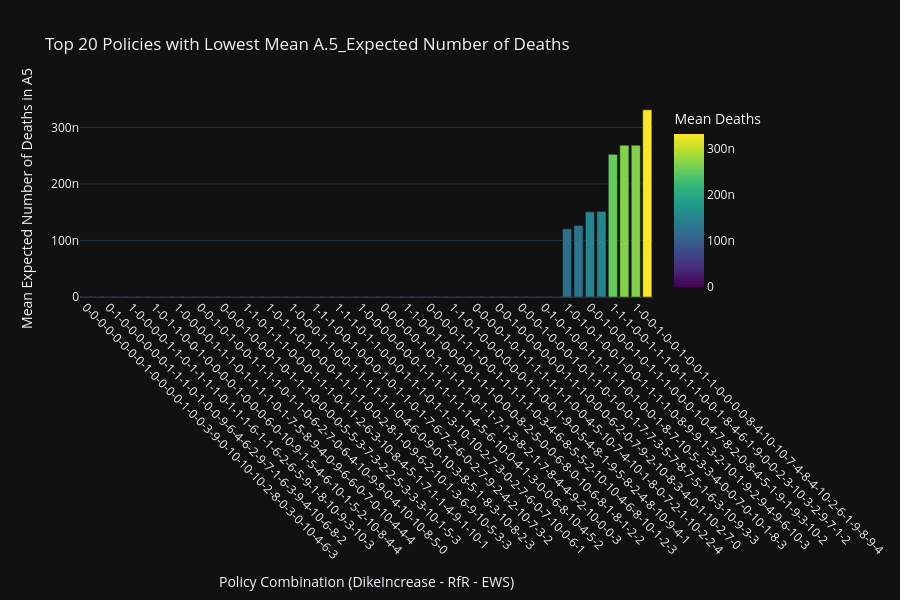

Notebook source saved alongside this figure:
### Code cell
import pandas as pd
import numpy as np
import plotly.express as px

# Step 3: Identify deaths column, policy column, and policy levers
deaths_col = "A.5_Expected Number of Deaths"
policy_col = "policy"
policy_levers = [col for col in experiments_df.columns if 'DikeIncrease' in col or 'RfR' in col or 'EWS' in col]

# Step 4: Compute mean deaths per policy
policy_summary = combined_df.groupby(policy_col).agg(
    mean_deaths=(deaths_col, 'mean'),
    **{lever: (lever, 'first') for lever in policy_levers}  # Assuming lever settings are consistent within a policy
).reset_index()

# Step 5: Get top 20 unique policies
top_policies = policy_summary.nsmallest(50, 'mean_deaths')

# Step 6: Create a unique identifier for each policy (optional)
top_policies['policy_id'] = top_policies[policy_levers].astype(str).agg('-'.join, axis=1)

# Step 7: Create interactive Plotly bar chart
fig = px.bar(
    top_policies,
    x='policy_id',
    y='mean_deaths',
    hover_data=policy_levers + [policy_col],
    color='mean_deaths',
    color_continuous_scale='Viridis',
    title=f"Top 20 Policies with Lowest Mean {deaths_col}",
    labels={'policy_id': 'Policy Combination', 'mean_deaths': 'Mean Expected Deaths in A5'}
)

fig.update_layout(
    xaxis_tickangle=45,
    xaxis_title="Policy Combination (DikeIncrease - RfR - EWS)",
    yaxis_title="Mean Expected Number of Deaths in A5",
    coloraxis_colorbar=dict(title="Mean Deaths"),
    width=900,
    height=600
)

fig.show()

### Figure 1 — Plotly figure (JSON) as saved in the notebook; plotly's stock layout.template omitted (floating-point values rounded to 4 significant figures; data arrays with more than 128 entries replaced by an {"elided": "..."} marker saying what was removed)
{"data": [{"customdata": {"elided": "50x32 int values"}, "hovertemplate": "Policy Combination=%{x}<br>Mean Expected Deaths in A5=%{marker.color}<br>0_RfR 0=%{customdata[0]}<br>0_RfR 1=%{customdata[1]}<br>0_RfR 2=%{customdata[2]}<br>1_RfR 0=%{customdata[3]}<br>1_RfR 1=%{customdata[4]}<br>1_RfR 2=%{customdata[5]}<br>2_RfR 0=%{customdata[6]}<br>2_RfR 1=%{customdata[7]}<br>2_RfR 2=%{customdata[8]}<br>3_RfR 0=%{customdata[9]}<br>3_RfR 1=%{customdata[10]}<br>3_RfR 2=%{customdata[11]}<br>4_RfR 0=%{customdata[12]}<br>4_RfR 1=%{customdata[13]}<br>4_RfR 2=%{customdata[14]}<br>A.1_DikeIncrease 0=%{customdata[15]}<br>A.1_DikeIncrease 1=%{customdata[16]}<br>A.1_DikeIncrease 2=%{customdata[17]}<br>A.2_DikeIncrease 0=%{customdata[18]}<br>A.2_DikeIncrease 1=%{customdata[19]}<br>A.2_DikeIncrease 2=%{customdata[20]}<br>A.3_DikeIncrease 0=%{customdata[21]}<br>A.3_DikeIncrease 1=%{customdata[22]}<br>A.3_DikeIncrease 2=%{customdata[23]}<br>A.4_DikeIncrease 0=%{customdata[24]}<br>A.4_DikeIncrease 1=%{customdata[25]}<br>A.4_DikeIncrease 2=%{customdata[26]}<br>A.5_DikeIncrease 0=%{customdata[27]}<br>A.5_DikeIncrease 1=%{customdata[28]}<br>A.5_DikeIncrease 2=%{customdata[29]}<br>EWS_DaysToThreat=%{customdata[30]}<br>policy=%{customdata[31]}<extra></extra>", "legendgroup": "", "marker": {"color": [0.0, 0.0, 0.0, 0.0, 0.0, 0.0, 0.0, 0.0, 0.0, 0.0, 0.0, 0.0, 0.0, 0.0, 0.0, 0.0, 0.0, 0.0, 0.0, 0.0, 0.0, 0.0, 0.0, 0.0, 0.0, 0.0, 0.0, 0.0, 0.0, 0.0, 0.0, 0.0, 0.0, 0.0, 0.0, 0.0, 0.0, 0.0, 0.0, 0.0, 0.0, 0.0, 1.206e-07, 1.266e-07, 1.508e-07, 1.514e-07, 2.523e-07, 2.685e-07, 2.685e-07, 3.31e-07], "coloraxis": "coloraxis", "pattern": {"shape": ""}}, "name": "", "orientation": "v", "showlegend": false, "textposition": "auto", "x": ["0-0-0-0-0-0-0-0-1-0-0-0-0-1-0-0-3-9-0-10-10-10-2-8-0-3-0-10-4-6-3", "1-1-0-1-0-0-1-1-0-0-1-0-1-1-0-5-6-9-0-0-7-3-7-5-0-5-5-10-6-7-3", "0-1-0-0-0-0-0-0-1-1-1-0-1-0-0-9-6-4-6-2-9-7-1-6-3-9-4-10-6-8-2", "1-0-0-0-0-1-0-0-1-1-1-1-0-1-1-9-2-7-4-10-2-10-4-8-2-7-8-9-10-10-4", "1-0-0-0-0-1-1-0-1-1-1-1-0-1-1-1-6-1-1-6-2-6-5-9-1-8-10-9-3-10-3", "0-0-1-1-1-1-0-1-0-1-1-1-0-0-1-5-1-1-1-4-2-1-10-9-6-6-2-10-1-2-2", "1-0-1-1-0-0-1-0-0-0-0-1-0-0-0-6-0-10-9-1-5-4-6-10-1-5-2-10-8-4-4", "1-1-0-1-0-1-0-0-1-1-1-1-0-1-0-0-3-10-10-5-0-0-1-0-4-1-5-10-7-10-4", "1-0-0-0-0-1-1-1-0-1-1-1-1-0-1-7-5-8-9-4-0-9-6-6-0-7-0-10-4-4-4", "0-1-0-1-1-1-1-0-1-1-1-1-0-1-0-10-0-7-8-4-3-6-7-7-7-8-2-10-0-10-3", "0-0-1-0-1-0-0-1-1-1-1-0-1-1-0-6-2-7-0-6-4-10-9-9-0-4-10-10-8-5-0", "0-0-1-0-0-1-0-1-0-0-0-0-0-0-1-4-9-3-4-10-3-9-0-6-0-1-2-10-7-3-2", "0-0-0-1-0-0-0-1-0-1-1-1-0-0-0-0-5-5-3-7-3-2-2-5-3-3-3-10-1-5-3", "0-0-0-0-0-1-0-1-1-1-0-1-0-1-1-3-3-10-9-8-4-8-1-9-0-6-7-9-6-1-0", "1-1-0-1-1-1-0-0-0-1-1-1-0-1-1-2-6-3-10-8-4-5-1-7-1-1-4-9-1-10-1", "0-0-0-0-1-1-0-1-1-1-1-1-1-0-1-4-3-8-5-3-7-9-9-3-2-2-4-10-8-8-3", "1-0-1-1-0-1-0-0-0-1-1-1-1-0-0-2-8-1-0-9-6-2-10-1-3-6-9-10-5-3-3", "0-1-0-1-1-1-1-1-1-1-1-1-1-0-1-5-2-0-7-7-6-5-5-0-2-9-0-10-0-4-2", "1-0-0-0-1-1-0-0-1-1-1-1-1-1-0-4-6-0-9-0-10-3-8-5-1-8-3-10-8-2-3", "1-0-1-0-0-1-0-0-1-1-1-1-0-0-0-1-9-7-10-10-7-7-3-5-1-4-9-10-6-8-0", "1-1-1-0-0-1-0-0-0-1-0-1-1-0-1-7-6-7-2-6-0-2-7-9-2-4-2-10-7-3-2", "1-1-1-0-0-0-1-0-1-1-1-1-1-1-0-1-7-6-6-10-10-9-1-8-4-3-8-10-0-6-3", "1-1-1-0-1-1-0-0-0-1-1-1-0-1-1-3-10-10-2-7-3-0-2-7-6-0-7-10-0-6-1", "1-1-0-1-1-1-1-1-1-1-0-1-0-1-1-4-6-5-0-6-1-4-0-4-0-7-5-8-6-9-4", "1-0-0-0-0-0-0-0-1-1-1-1-1-1-1-4-5-6-10-0-4-1-3-0-0-6-8-10-4-5-2", "0-0-0-1-0-0-1-1-0-0-1-1-0-0-0-0-1-10-5-1-10-8-3-4-0-7-10-10-7-9-4", "0-0-0-0-0-1-0-1-1-1-1-1-0-1-1-7-1-3-8-2-1-7-8-4-4-9-2-10-0-0-3", "0-0-1-0-0-0-1-1-0-0-0-0-0-0-0-0-4-9-1-9-0-9-9-2-0-4-9-9-4-2-3", "1-1-0-0-1-0-0-0-0-1-1-1-0-0-0-8-2-5-0-0-6-8-0-10-6-8-1-8-1-2-2", "1-1-1-0-1-0-1-1-0-1-1-1-0-0-1-1-4-0-6-2-6-6-6-10-9-1-10-10-3-9-4", "0-0-0-0-1-1-1-0-0-1-1-1-1-1-0-3-4-6-8-5-5-2-10-10-4-6-8-10-1-2-3", "1-0-1-0-0-1-1-0-1-1-0-1-1-1-0-5-9-3-4-4-10-5-0-0-1-4-9-10-4-5-1", "1-1-0-1-0-0-0-0-0-0-1-1-0-0-1-9-0-5-4-8-1-9-5-8-2-4-8-10-9-4-1", "1-0-0-1-1-0-1-0-0-1-1-1-0-1-0-6-2-1-2-5-3-4-10-5-7-4-7-10-6-2-2", "0-0-0-0-1-0-1-1-1-1-1-1-1-0-0-4-5-10-7-4-10-1-8-0-7-2-1-10-2-2-4", "0-0-1-1-0-1-0-1-0-1-1-1-0-1-0-2-10-1-3-10-7-7-3-6-5-3-3-10-5-6-0", "0-0-1-0-0-0-0-0-0-1-1-1-0-0-0-6-2-0-7-9-2-10-8-3-4-0-1-10-2-7-0", "1-1-1-0-0-0-0-1-1-1-1-1-0-1-0-4-0-9-0-3-7-5-2-4-8-9-2-9-10-10-3", "0-0-0-1-0-0-0-1-0-1-1-0-1-0-0-1-7-7-3-5-7-8-7-5-1-6-3-10-9-3-3", "0-1-0-1-1-1-0-0-0-1-0-1-0-0-1-1-0-10-5-8-8-1-10-2-0-8-3-10-7-8-1", "0-1-0-1-0-0-1-1-1-1-1-0-1-0-0-1-8-7-10-5-3-3-4-0-0-7-0-10-1-8-3", "0-0-1-0-0-1-0-1-0-1-1-1-0-0-1-9-5-8-1-0-3-7-6-7-4-9-3-10-7-10-2", "1-0-1-0-1-0-0-1-0-0-1-1-1-1-0-8-9-9-1-3-2-10-1-9-2-9-4-9-6-10-3", "0-0-1-0-0-1-1-0-0-1-1-1-0-0-1-2-1-9-0-9-5-0-4-1-9-10-4-8-8-2-2", "0-0-1-0-0-0-1-0-1-1-1-0-0-0-1-0-4-7-8-2-0-8-4-5-1-9-1-9-3-10-2", "0-0-0-0-1-1-0-1-0-1-1-1-1-1-1-0-9-9-3-6-0-8-4-1-1-10-2-8-6-2-2", "1-1-1-0-0-1-1-1-0-1-1-1-0-0-1-8-4-6-1-9-0-0-2-3-10-3-2-9-7-1-2", "0-0-1-1-1-0-0-1-0-1-0-1-1-0-1-9-0-9-10-2-1-1-1-2-1-5-5-9-10-0-4", "1-0-0-1-0-0-1-0-0-1-1-0-0-0-0-8-4-10-10-7-4-8-4-10-2-6-1-9-8-9-4", "0-0-0-0-0-1-0-1-0-1-1-1-0-1-0-10-0-4-9-0-6-6-7-8-4-10-4-9-4-8-3"], "xaxis": "x", "y": [0.0, 0.0, 0.0, 0.0, 0.0, 0.0, 0.0, 0.0, 0.0, 0.0, 0.0, 0.0, 0.0, 0.0, 0.0, 0.0, 0.0, 0.0, 0.0, 0.0, 0.0, 0.0, 0.0, 0.0, 0.0, 0.0, 0.0, 0.0, 0.0, 0.0, 0.0, 0.0, 0.0, 0.0, 0.0, 0.0, 0.0, 0.0, 0.0, 0.0, 0.0, 0.0, 1.206e-07, 1.266e-07, 1.508e-07, 1.514e-07, 2.523e-07, 2.685e-07, 2.685e-07, 3.31e-07], "yaxis": "y", "type": "bar"}], "layout": {"xaxis": {"anchor": "y", "domain": [0.0, 1.0], "title": {"text": "Policy Combination (DikeIncrease - RfR - EWS)"}, "tickangle": 45}, "yaxis": {"anchor": "x", "domain": [0.0, 1.0], "title": {"text": "Mean Expected Number of Deaths in A5"}}, "coloraxis": {"colorbar": {"title": {"text": "Mean Deaths"}}, "colorscale": [[0.0, "#440154"], [0.1111, "#482878"], [0.2222, "#3e4989"], [0.3333, "#31688e"], [0.4444, "#26828e"], [0.5556, "#1f9e89"], [0.6667, "#35b779"], [0.7778, "#6ece58"], [0.8889, "#b5de2b"], [1.0, "#fde725"]]}, "legend": {"tracegroupgap": 0}, "title": {"text": "Top 20 Policies with Lowest Mean A.5_Expected Number of Deaths"}, "barmode": "relative", "width": 900, "height": 600}}
